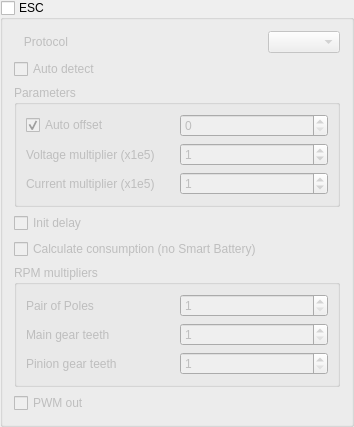
                 <widget class="QGroupBox" name="gbEsc">
                  <property name="enabled">
                   <bool>true</bool>
                  </property>
                  <property name="minimumSize">
                   <size>
                    <width>0</width>
                    <height>0</height>
                   </size>
                  </property>
                  <property name="title">
                   <string>ESC</string>
                  </property>
                  <property name="checkable">
                   <bool>true</bool>
                  </property>
                  <property name="checked">
                   <bool>false</bool>
                  </property>
                  <layout class="QGridLayout" name="gridLayout_4">
                   <item row="6" column="0" colspan="2">
                    <widget class="QGroupBox" name="gbRpmMultipliers">
                     <property name="enabled">
                      <bool>false</bool>
                     </property>
                     <property name="title">
                      <string>RPM multipliers</string>
                     </property>
                     <layout class="QGridLayout" name="gridLayout">
                      <item row="2" column="1">
                       <widget class="QSpinBox" name="sbMainTeeth">
                        <property name="enabled">
                         <bool>false</bool>
                        </property>
                        <property name="minimum">
                         <number>1</number>
                        </property>
                        <property name="maximum">
                         <number>1000</number>
                        </property>
                        <property name="value">
                         <number>1</number>
                        </property>
                       </widget>
                      </item>
                      <item row="2" column="0">
                       <widget class="QLabel" name="lbMainTeeth">
                        <property name="enabled">
                         <bool>false</bool>
                        </property>
                        <property name="text">
                         <string>Main gear teeth</string>
                        </property>
                       </widget>
                      </item>
                      <item row="1" column="0">
                       <widget class="QLabel" name="lbPoles">
                        <property name="enabled">
                         <bool>false</bool>
                        </property>
                        <property name="text">
                         <string>Pair of Poles</string>
                        </property>
                       </widget>
                      </item>
                      <item row="3" column="1">
                       <widget class="QSpinBox" name="sbPinionTeeth">
                        <property name="enabled">
                         <bool>false</bool>
                        </property>
                        <property name="minimum">
                         <number>1</number>
                        </property>
                        <property name="maximum">
                         <number>1000</number>
                        </property>
                        <property name="value">
                         <number>1</number>
                        </property>
                       </widget>
                      </item>
                      <item row="1" column="1">
                       <widget class="QSpinBox" name="sbPairOfPoles">
                        <property name="enabled">
                         <bool>false</bool>
                        </property>
                        <property name="minimum">
                         <number>1</number>
                        </property>
                        <property name="maximum">
                         <number>20</number>
                        </property>
                        <property name="value">
                         <number>1</number>
                        </property>
                       </widget>
                      </item>
                      <item row="3" column="0">
                       <widget class="QLabel" name="lbPinionTeeth">
                        <property name="enabled">
                         <bool>false</bool>
                        </property>
                        <property name="text">
                         <string>Pinion gear teeth</string>
                        </property>
                       </widget>
                      </item>
                     </layout>
                    </widget>
                   </item>
                   <item row="7" column="0">
                    <widget class="QCheckBox" name="cbPwmOut">
                     <property name="enabled">
                      <bool>false</bool>
                     </property>
                     <property name="text">
                      <string>PWM out</string>
                     </property>
                    </widget>
                   </item>
                   <item row="0" column="0">
                    <widget class="QLabel" name="lbEsc">
                     <property name="enabled">
                      <bool>false</bool>
                     </property>
                     <property name="text">
                      <string>   Protocol</string>
                     </property>
                    </widget>
                   </item>
                   <item row="1" column="0">
                    <widget class="QCheckBox" name="cbHw4AutoDetect">
                     <property name="text">
                      <string>Auto detect</string>
                     </property>
                    </widget>
                   </item>
                   <item row="3" column="0" colspan="2">
                    <widget class="QGroupBox" name="gbEscParameters">
                     <property name="enabled">
                      <bool>false</bool>
                     </property>
                     <property name="title">
                      <string>Parameters</string>
                     </property>
                     <layout class="QGridLayout" name="gridLayout_15">
                      <item row="4" column="1">
                       <widget class="QDoubleSpinBox" name="sbCurrentMultiplier">
                        <property name="enabled">
                         <bool>false</bool>
                        </property>
                        <property name="decimals">
                         <number>0</number>
                        </property>
                        <property name="maximum">
                         <double>100000.000000000000000</double>
                        </property>
                        <property name="value">
                         <double>1.000000000000000</double>
                        </property>
                       </widget>
                      </item>
                      <item row="4" column="0">
                       <widget class="QLabel" name="lbCurrentMultiplier">
                        <property name="enabled">
                         <bool>false</bool>
                        </property>
                        <property name="text">
                         <string>Current multiplier (x1e5)</string>
                        </property>
                       </widget>
                      </item>
                      <item row="3" column="1">
                       <widget class="QDoubleSpinBox" name="sbVoltageMultiplier">
                        <property name="enabled">
                         <bool>false</bool>
                        </property>
                        <property name="decimals">
                         <number>0</number>
                        </property>
                        <property name="minimum">
                         <double>0.000000000000000</double>
                        </property>
                        <property name="maximum">
                         <double>100000.000000000000000</double>
                        </property>
                        <property name="value">
                         <double>1.000000000000000</double>
                        </property>
                       </widget>
                      </item>
                      <item row="1" column="0">
                       <widget class="QCheckBox" name="cbEscAutoOffset">
                        <property name="enabled">
                         <bool>false</bool>
                        </property>
                        <property name="text">
                         <string>Auto offset</string>
                        </property>
                        <property name="checked">
                         <bool>true</bool>
                        </property>
                       </widget>
                      </item>
                      <item row="3" column="0">
                       <widget class="QLabel" name="lbVoltageDivisor">
                        <property name="enabled">
                         <bool>false</bool>
                        </property>
                        <property name="text">
                         <string>Voltage multiplier (x1e5)</string>
                        </property>
                       </widget>
                      </item>
                      <item row="1" column="1">
                       <widget class="QDoubleSpinBox" name="sbEscOffset">
                        <property name="enabled">
                         <bool>false</bool>
                        </property>
                        <property name="suffix">
                         <string/>
                        </property>
                        <property name="decimals">
                         <number>0</number>
                        </property>
                        <property name="maximum">
                         <double>2000.000000000000000</double>
                        </property>
                       </widget>
                      </item>
                     </layout>
                    </widget>
                   </item>
                   <item row="0" column="1">
                    <widget class="QComboBox" name="cbEsc">
                     <property name="enabled">
                      <bool>false</bool>
                     </property>
                    </widget>
                   </item>
                   <item row="5" column="0">
                    <widget class="QCheckBox" name="cbCalculateConsumption">
                     <property name="text">
                      <string>Calculate consumption (no Smart Battery)</string>
                     </property>
                    </widget>
                   </item>
                   <item row="4" column="0">
                    <widget class="QCheckBox" name="cbInitDelay">
                     <property name="enabled">
                      <bool>false</bool>
                     </property>
                     <property name="text">
                      <string>Init delay</string>
                     </property>
                    </widget>
                   </item>
                  </layout>
                 </widget>
